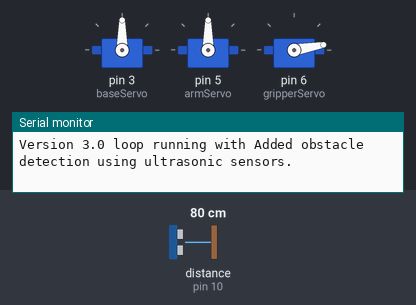
The sketch below on a simulated Arduino Uno, built with avr-gcc and run on an emulated ATmega328P. Shown: 3 × servo, the last lines printed to the serial monitor. Wiring (inferred from the names in the program): ultrasonic range finder: trigger pin 9; echo pin 10. The inputs (shaded band) are chosen by the test bench; at power-on: distance to the obstacle (sensor on pin 10) 80 cm. The echo pulse lasts 58.3 µs per cm.

Above: at 1.7 s.
1.8 s: distance to the obstacle (sensor on pin 10) set to 17 cm
3.9 s: distance to the obstacle (sensor on pin 10) set to 13 cm
At 6.0 s:
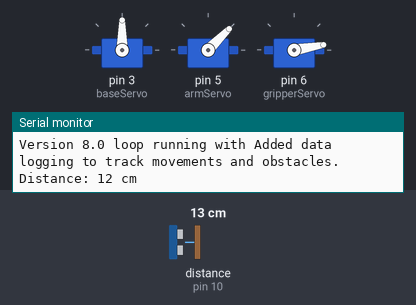
At 7.0 s:
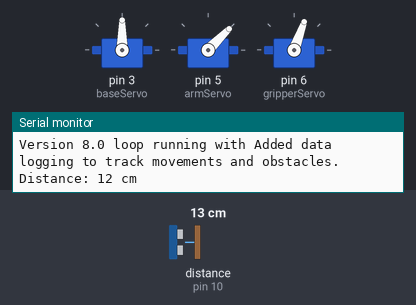
9.0 s: distance to the obstacle (sensor on pin 10) set to 18 cm
At 9.6 s:
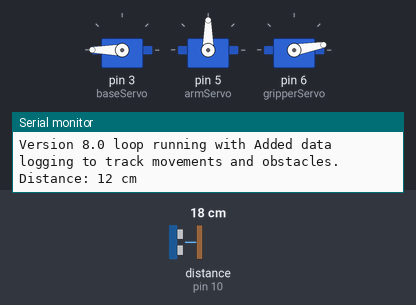
Timing chart, 0 to 12.0 s (numbered marks = the images above; inputs shaded):
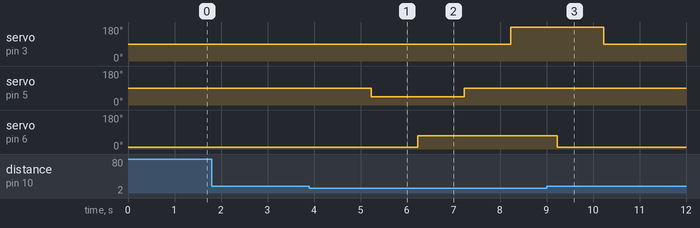

The sketch:

FruitBot.ino
```cpp
#include <Servo.h>

// Define the servos for the arm and gripper
Servo baseServo;
Servo armServo;
Servo gripperServo;

// Define pins for ultrasonic sensor
const int trigPin = 9;
const int echoPin = 10;

// Variables for ultrasonic sensor
long duration;
int distance;

void inner1_setup() {
  // Attach the servos to their respective pins
  baseServo.attach(3);   // Base rotation
  armServo.attach(5);    // Arm movement
  gripperServo.attach(6); // Gripper movement

  // Ultrasonic sensor setup
  pinMode(trigPin, OUTPUT);
  pinMode(echoPin, INPUT);

  // Move the robot arm to the starting position
  baseServo.write(90);    // Middle position (neutral)
  armServo.write(90);     // Neutral arm position
  gripperServo.write(10); // Open gripper

  Serial.begin(9600);     // Start serial communication
}

void inner1_loop() {
  // Measure distance using ultrasonic sensor
  distance = measureDistance();

  // If the object is within 15 cm range, pick it up
  if (distance < 15 && distance > 0) {
    pickUpObject();
  }

  delay(1000);  // Wait before the next loop
}

// Function to measure distance using the ultrasonic sensor
int measureDistance() {
  digitalWrite(trigPin, LOW);
  delayMicroseconds(2);
  digitalWrite(trigPin, HIGH);
  delayMicroseconds(10);
  digitalWrite(trigPin, LOW);

  // Read the echoPin
  duration = pulseIn(echoPin, HIGH);

  // Calculate distance in cm
  distance = duration * 0.034 / 2;

  Serial.print("Distance: ");
  Serial.print(distance);
  Serial.println(" cm");

  return distance;
}

// Function to simulate picking up the object
void pickUpObject() {
  // Move the arm down
  armServo.write(45);
  delay(1000);  // Wait for the arm to move

  // Close the gripper to grab the object
  gripperServo.write(70);
  delay(1000);

  // Lift the object
  armServo.write(90);
  delay(1000);

  // Rotate the base to move the object to a new location
  baseServo.write(180);
  delay(1000);

  // Release the object
  gripperServo.write(10);
  delay(1000);

  // Move back to starting position
  baseServo.write(90);
  armServo.write(90);
}


    // Version 2.0: Improved motor control algorithms for smoother movements.

    void inner2_setup() {
        inner1_setup();  // Call setup from version 1
        Serial.println("Version 2.0 setup complete with Improved motor control algorithms for smoother movements.");
    }

    void inner2_loop() {
        inner1_loop();  // Call loop from version 1
        Serial.println("Version 2.0 loop running with Improved motor control algorithms for smoother movements.");
    }


    // Version 3.0: Added obstacle detection using ultrasonic sensors.

    void inner3_setup() {
        inner2_setup();  // Call setup from version 2
        Serial.println("Version 3.0 setup complete with Added obstacle detection using ultrasonic sensors.");
    }

    void inner3_loop() {
        inner2_loop();  // Call loop from version 2
        Serial.println("Version 3.0 loop running with Added obstacle detection using ultrasonic sensors.");
    }


    // Version 4.0: Introduced basic pathfinding to avoid obstacles.

    void inner4_setup() {
        inner3_setup();  // Call setup from version 3
        Serial.println("Version 4.0 setup complete with Introduced basic pathfinding to avoid obstacles.");
    }

    void inner4_loop() {
        inner3_loop();  // Call loop from version 3
        Serial.println("Version 4.0 loop running with Introduced basic pathfinding to avoid obstacles.");
    }


    // Version 5.0: Enhanced power efficiency with dynamic speed adjustments.

    void inner5_setup() {
        inner4_setup();  // Call setup from version 4
        Serial.println("Version 5.0 setup complete with Enhanced power efficiency with dynamic speed adjustments.");
    }

    void inner5_loop() {
        inner4_loop();  // Call loop from version 4
        Serial.println("Version 5.0 loop running with Enhanced power efficiency with dynamic speed adjustments.");
    }


    // Version 6.0: Added sensor calibration functionality for accuracy.

    void inner6_setup() {
        inner5_setup();  // Call setup from version 5
        Serial.println("Version 6.0 setup complete with Added sensor calibration functionality for accuracy.");
    }

    void inner6_loop() {
        inner5_loop();  // Call loop from version 5
        Serial.println("Version 6.0 loop running with Added sensor calibration functionality for accuracy.");
    }


    // Version 7.0: Integrated remote control via Bluetooth.

    void inner7_setup() {
        inner6_setup();  // Call setup from version 6
        Serial.println("Version 7.0 setup complete with Integrated remote control via Bluetooth.");
    }

    void inner7_loop() {
        inner6_loop();  // Call loop from version 6
        Serial.println("Version 7.0 loop running with Integrated remote control via Bluetooth.");
    }


    // Version 8.0: Added data logging to track movements and obstacles.

    void setup() {
        inner7_setup();  // Call setup from version 7
        Serial.println("Version 8.0 setup complete with Added data logging to track movements and obstacles.");
    }

    void loop() {
        inner7_loop();  // Call loop from version 7
        Serial.println("Version 8.0 loop running with Added data logging to track movements and obstacles.");
    }
    
```

Measured:
- the behaviour switches between 16 and 15 cm on distance to the obstacle (sensor on pin 10) (found by bisection; images 0 and 1)
- after the input at 3.9 s, servo on pin 3 (baseServo): 90° → 180° after 4.3 s; servo on pin 5 (armServo): 90° → 45° after 1.3 s, → 90° 2.0 s later; servo on pin 6 (gripperServo): 10° → 70° after 2.3 s
- after the input at 9.0 s, servo on pin 3 (baseServo): goes on until 10.2 s, then stays 90°; servo on pin 5 (armServo): stays 90° (without the input it goes to 45° after 2.8 s); servo on pin 6 (gripperServo): goes on until 9.2 s, then stays 10°
